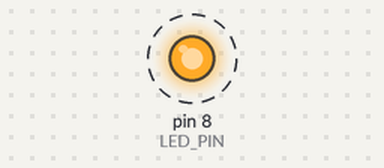
Simulated run of this sketch. Board: Arduino Uno, built with avr-gcc and run on an emulated ATmega328P. Shown: output pins drawn as LEDs (lit = HIGH). Dashed ring = blinking. What the sketch prints to the serial monitor is not drawn.

Above: at 0.5 s.
Timing chart, 0 to 4.6 s (numbered marks = the images above):
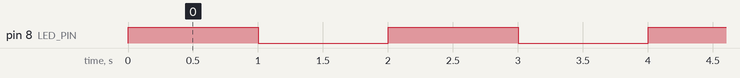

Measured:
- by itself, pin 8 (LED_PIN): alternates HIGH for 1.0 s and LOW for 1.0 s

The sketch:

L2-led-lamp.ino
```cpp
const int LED_PIN = 8;

void setup() {
  pinMode(LED_PIN, OUTPUT); // Configure the LED pin as an output (runs once)
  Serial.begin(9600);
}

void loop() {
  digitalWrite(LED_PIN, HIGH); // Turn the LED on (pin = 5 V)
  Serial.println("LED: ON");
  delay(1000);

  digitalWrite(LED_PIN, LOW);  // Turn the LED off (pin = 0 V)
  Serial.println("LED: OFF");
  delay(1000);
}
```
